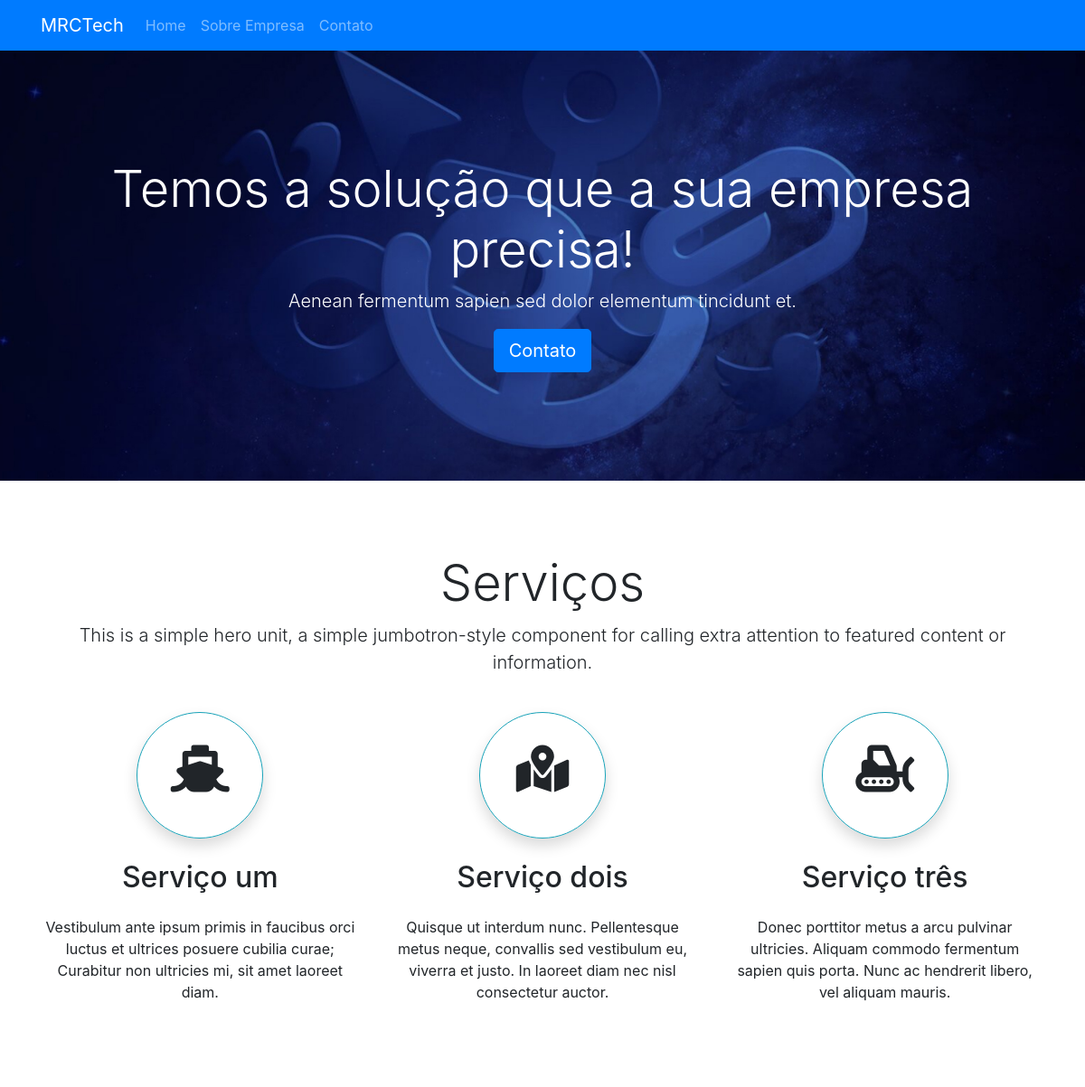
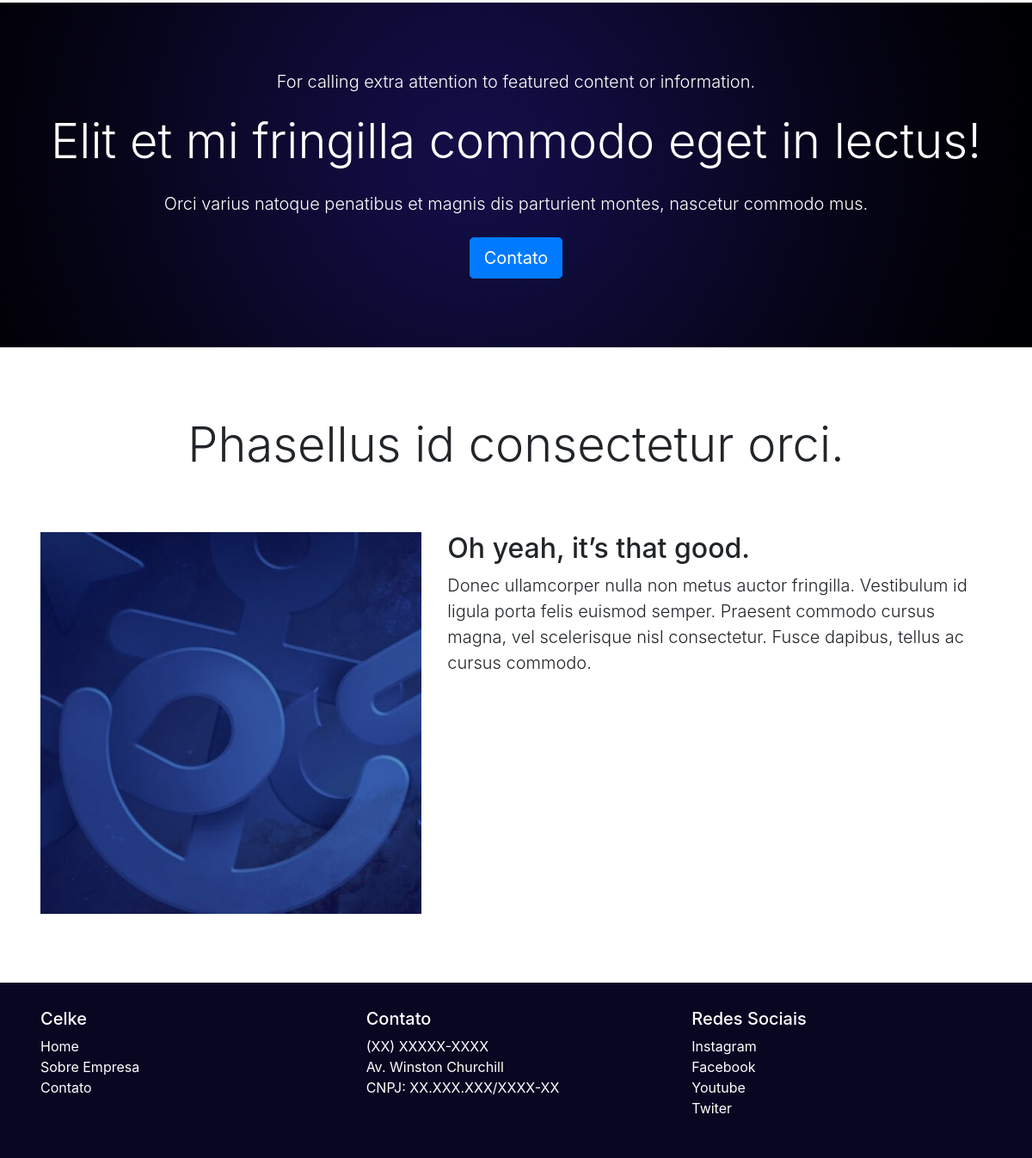
The page / on the database its author committed (2 pictures, top to bottom).
### tables this page shows
CREATE TABLE `sts_homes_tops` (
  `id` int NOT NULL,
  `title_top` varchar(220) NOT NULL,
  `description_top` varchar(220) NOT NULL,
  `link_btn_top` varchar(220) NOT NULL,
  `txt_btn_top` varchar(44) NOT NULL,
  `image_top` varchar(220) NOT NULL,
  `created_at` datetime NOT NULL,
  `updated_at` datetime DEFAULT NULL
);

CREATE TABLE `sts_homes_servs` (
  `id` int NOT NULL,
  `title_serv` varchar(220) NOT NULL,
  `description_serv` varchar(220) NOT NULL,
  `icone_um_serv` varchar(44) NOT NULL,
  `titulo_um_serv` varchar(44) NOT NULL,
  `description_um_serv` varchar(220) NOT NULL,
  `icone_dois_serv` varchar(44) NOT NULL,
  `titulo_dois_serv` varchar(44) NOT NULL,
  `description_dois_serv` varchar(220) NOT NULL,
  `icone_tres_serv` varchar(44) NOT NULL,
  `titulo_tres_serv` varchar(44) NOT NULL,
  `description_tres_serv` varchar(220) NOT NULL,
  `created_at` datetime NOT NULL,
  `updated_at` datetime DEFAULT NULL
);

CREATE TABLE `sts_homes_actions` (
  `id` int NOT NULL,
  `title_action` varchar(220) NOT NULL,
  `subtitle_action` varchar(220) NOT NULL,
  `description_action` varchar(220) NOT NULL,
  `link_btn_action` varchar(220) NOT NULL,
  `txt_btn_action` varchar(44) NOT NULL,
  `image_action` varchar(220) NOT NULL,
  `created_at` datetime NOT NULL,
  `updated_at` datetime DEFAULT NULL
);

CREATE TABLE `sts_homes_dets` (
  `id` int NOT NULL,
  `title_det` varchar(220) NOT NULL,
  `subtitle_det` varchar(220) NOT NULL,
  `description_det` text NOT NULL,
  `image_det` varchar(220) NOT NULL,
  `created_at` datetime NOT NULL,
  `updated_at` datetime NOT NULL
);

### app/sts/Controllers/Home.php (called while the page is built, shortened)
<?php
class Home
{
    private array $dados;
    public function index(){
        $home = new \App\sts\Models\StsHome();
        $this->dados['sts_homes'] = $home->index();
        $carregarView = new \Core\ConfigView("sts/Views/home/home", $this->dados);
        $carregarView->renderizar();
    }
}

### index.php (called while the page is built, shortened)
<?php
    $url = new Home();
    $url->carregar();
?>

### app/sts/Models/helper/StsRead.php (called while the page is built, shortened)
<?php
class StsRead extends StsConn
{
    private string $select;
    private array $values = [];
    private array  $result = [];
    private object $query;
    public function getResult(): array {
        return $this->result;
    }
    public function fullRead($query, $parseString = null) {
        $this->select = $query;
        if(!empty($parseString)){
            parse_str($parseString, $this->values);
        }
        $this->exeInstruction();
    }
    private function exeInstruction() {
        $this->connection();
        try{
            $this->exeParameter();
            $this->query->execute();
            $this->result =  $this->query->fetchAll();
        }catch(Exception $ex) {
            $this->result = null;
        }
    }
    private function connection() {
        $this->conn =  $this->connect();
        $this->query = $this->conn->prepare($this->select);
        $this->query->setFetchMode(PDO::FETCH_ASSOC);
    }
    private function exeParameter() {
        if($this->values) {
            foreach($this->values as $link => $value) {
                if($link == 'limit' || $link == 'offset') {
                    $value = (int) $value;
                }
                $this->query->bindValue(":{$link}", $value, (is_int($value) ? PDO::PARAM_INT : PDO::PARAM_STR));
            }
        }
    }
}

### app/sts/Models/helper/StsConn.php (called while the page is built, shortened)
<?php
abstract class StsConn
{
    private string $host = HOST;
    private string $user = USER;
    private string $pass = PASS;
    private string $dbName = DBNAME;
    private int $port = PORT;
    protected function connect() {
        try{
            $this->connect = new PDO("mysql:host={$this->host};port={$this->port};dbname=".$this->dbName, $this->user, $this->pass);
            return $this->connect;
        }catch(Exception $ex){
            die('Erro: Por favor tente novamente. Caso o erro persista entre em contato com o administrador: '.EMAILADM. '<br>');
        }
    }
}

### app/sts/Models/StsHome.php (called while the page is built, shortened)
<?php
class StsHome
{
    private array $data;
    public function index() {
        $this->viewTop();
        $this->viewServ();
        $this->viewAction();
        $this->viewDetail();
        return $this->data;
    }
    public function viewTop() {
        $viewHomeTop =  new \App\sts\Models\helper\StsRead();
        $viewHomeTop->fullRead("SELECT id, title_top, description_top, link_btn_top, txt_btn_top, image_top
                FROM sts_homes_tops
                LIMIT :limit",
                "limit=1");
        $this->dataTop = $viewHomeTop->getResult();
        $this->data['top'] = $this->dataTop[0];
        return $this->data;
    }
    private function viewServ() {
        $viewHomeServ =  new \App\sts\Models\helper\StsRead();
        $viewHomeServ->fullRead("SELECT id, title_serv, description_serv,
                                        icone_um_serv, titulo_um_serv, description_um_serv,
                                        icone_dois_serv, titulo_dois_serv, description_dois_serv,
                                        icone_tres_serv, titulo_tres_serv, description_tres_serv
                FROM sts_homes_servs
                LIMIT :limit",
                "limit=1");
        $this->dataServ = $viewHomeServ->getResult();
        $this->data['serv'] = $this->dataServ[0];
        return $this->data;
    }
    private function viewAction() {
        $viewHomeAction =  new \App\sts\Models\helper\StsRead();
        $viewHomeAction->fullRead("SELECT id, title_action, subtitle_action, description_action,
                                          link_btn_action, txt_btn_action, image_action
                FROM sts_homes_actions
                LIMIT :limit",
                "limit=1");
        $this->dataAction = $viewHomeAction->getResult();
        $this->data['act'] = $this->dataAction[0];
        return $this->data;
    }
    private function viewDetail() {
        $viewHomeDetail =  new \App\sts\Models\helper\StsRead();
        $viewHomeDetail->fullRead("SELECT id, title_det, subtitle_det, description_det, image_det
                FROM sts_homes_dets
                LIMIT :limit",
                "limit=1");
        $this->dataDetail = $viewHomeDetail->getResult();
        $this->data['det'] = $this->dataDetail[0];
        return $this->data;
    }
}

### app/sts/Views/home/home.php (the view, shortened to what this page needs)
<?php
extract($this->dados['sts_homes']['top']);
$imagem_topo = URL."app/sts/assets/images/home_topo/".$image_top;
?>
<div class="jumbotron descr-top" style="background-image: url('<?php echo $imagem_topo; ?>')">
    <div class="container text-center">
        <h1 class="display-4"><?php echo $title_top; ?></h1>
        <p class="lead"><?php echo $description_top; ?></p>
        <a class="btn btn-primary btn-lg" href="<?php echo $link_btn_top; ?>" role="button"><?php echo $txt_btn_top; ?></a>
    </div>
</div>
<?php
extract($this->dados['sts_homes']['serv']);
?>
<div class="jumbotron descr-serv">
    <div class="container text-center">
        <h2 class="display-4"><?php echo $title_serv; ?></h2>
        <p class="lead pb-4"><?php echo $description_serv; ?></p>
        <div class="row">
            <div class="col-lg-4">
                <div class="rounded-circle circulo centralizar border border-info shadow">
                    <i class="<?php echo $icone_um_serv; ?>"></i>
                </div>
                <h2 class="mt-4 mb-4"><?php echo $titulo_um_serv; ?></h2>
                <p><?php echo $description_um_serv; ?></p>
            </div>
            <div class="col-lg-4">
                <div class="rounded-circle circulo centralizar border border-info shadow">
                    <i class="<?php echo $icone_dois_serv; ?>"></i>
                </div>
                <h2 class="mt-4 mb-4"><?php echo $titulo_dois_serv; ?></h2>
                <p><?php echo $description_dois_serv; ?></p>
            </div>
            <div class="col-lg-4">
                <div class="rounded-circle circulo centralizar border border-info shadow">
                    <i class="<?php echo $icone_tres_serv; ?>"></i>
                </div>
                <h2 class="mt-4 mb-4"><?php echo $titulo_tres_serv; ?></h2>
                <p><?php echo $description_tres_serv; ?></p>
            </div>
        </div>
    </div>
</div>
<?php
extract($this->dados['sts_homes']['act']);
$imagem_action = URL."app/sts/assets/images/home_action/".$image_action;
?>
<div class="jumbotron descr-action" style="background-image: url('<?php echo $imagem_action; ?>')">
    <div class="container text-center">
        <h4 class="lead mb-4"><?php echo $title_action; ?></h4>
        <h2 class="display-4 mb-4"><?php echo $subtitle_action; ?></h2>
        <p class="lead mb-4"><?php echo $description_action; ?></p>
        <a class="btn btn-primary btn-lg" href="<?php echo $link_btn_action; ?>" role="button"><?php echo $txt_btn_action; ?></a>
    </div>
</div>
<?php
extract($this->dados['sts_homes']['det']);
$imagem_detalhe = URL."app/sts/assets/images/home_detail/".$image_det;
?>
<div class="jumbotron descr-det">
    <div class="container">
        <h2 class="display-4 text-center titulo"><?php echo $title_det; ?></h2>
        <div class="row featurette">
            <div class="col-md-7 order-md-2">
                <h2 class="featurette-heading"><?php echo $subtitle_det; ?></h2>
                <p class="lead"><?php echo $description_det; ?></p>
            </div>
            <div class="col-md-5 order-md-1">
                <img src="<?php echo $imagem_detalhe; ?>" class="bd-placeholder-img bd-placeholder-img-lg featurette-image img-fluid mx-auto" width="500" height="500" alt="Detalhes do serviços...">
            </div>
        </div>
    </div>
</div>

### app/sts/assets/css/personalizado.css (style rules this page uses)
body { min-height: 75rem; padding-top: 3.5rem; }
.descr-top { background-repeat: no-repeat; background-position: center; background-size: cover; padding-top: 120px; padding-bottom: 120px; color: #fff; margin-bottom: 0rem !important; border-radius: .0rem; }
.descr-serv { background-color: #fff; padding-top: 80px; padding-bottom: 80px; border-radius: 0px; margin-bottom: 0rem !important; }
.circulo { width: 140px; height: 140px; font-size: 52px; padding-top: 24px; }
.centralizar { margin: 0 auto !important; float: none !important; }
.descr-action { background-repeat: no-repeat; background-position: center; background-size: cover; padding-top: 80px; padding-bottom: 80px; color: #fff; margin-bottom: 0rem !important; border-radius: 0rem; }
.descr-det { padding-top: 80px; padding-bottom: 80px; background-color: #fff; margin-bottom: 0rem !important; border-radius: 0rem; }
.titulo { padding-bottom: 60px; }

### rows shown on the page
sts_homes_tops: image_top (picture), title_top "Temos a solução que a sua empresa precisa!", description_top "Aenean fermentum sapien sed dolor elementum tincidunt et.", txt_btn_top "Contato"
sts_homes_servs: title_serv "Serviços", description_serv "This is a simple hero unit, a simple jumbotron-style component for calling extra attention to featured content or information.", titulo_um_serv "Serviço um", description_um_serv "Vestibulum ante ipsum primis in faucibus orci luctus et ultrices posuere cubilia curae; Curabitur non ultricies mi, sit amet laoreet diam.", titulo_dois_serv "Serviço dois", description_dois_serv "Quisque ut interdum nunc. Pellentesque metus neque, convallis sed vestibulum eu, viverra et justo. In laoreet diam nec nisl consectetur auctor.", titulo_tres_serv "Serviço três", description_tres_serv "Donec porttitor metus a arcu pulvinar ultricies. Aliquam commodo fermentum sapien quis porta. Nunc ac hendrerit libero, vel aliquam mauris."
sts_homes_actions: image_action (picture), title_action "For calling extra attention to featured content or information.", subtitle_action "Elit et mi fringilla commodo eget in lectus!", description_action "Orci varius natoque penatibus et magnis dis parturient montes, nascetur commodo mus.", txt_btn_action "Contato"
sts_homes_dets: title_det "Phasellus id consectetur orci.", subtitle_det "Oh yeah, it’s that good.", description_det "Donec ullamcorper nulla non metus auctor fringilla. Vestibulum id ligula porta felis euismod semper. Praesent commodo cursus magna, vel scelerisque nisl consectetur. Fusce dapibus, tellus ac cursus commodo.", image_det (picture)
